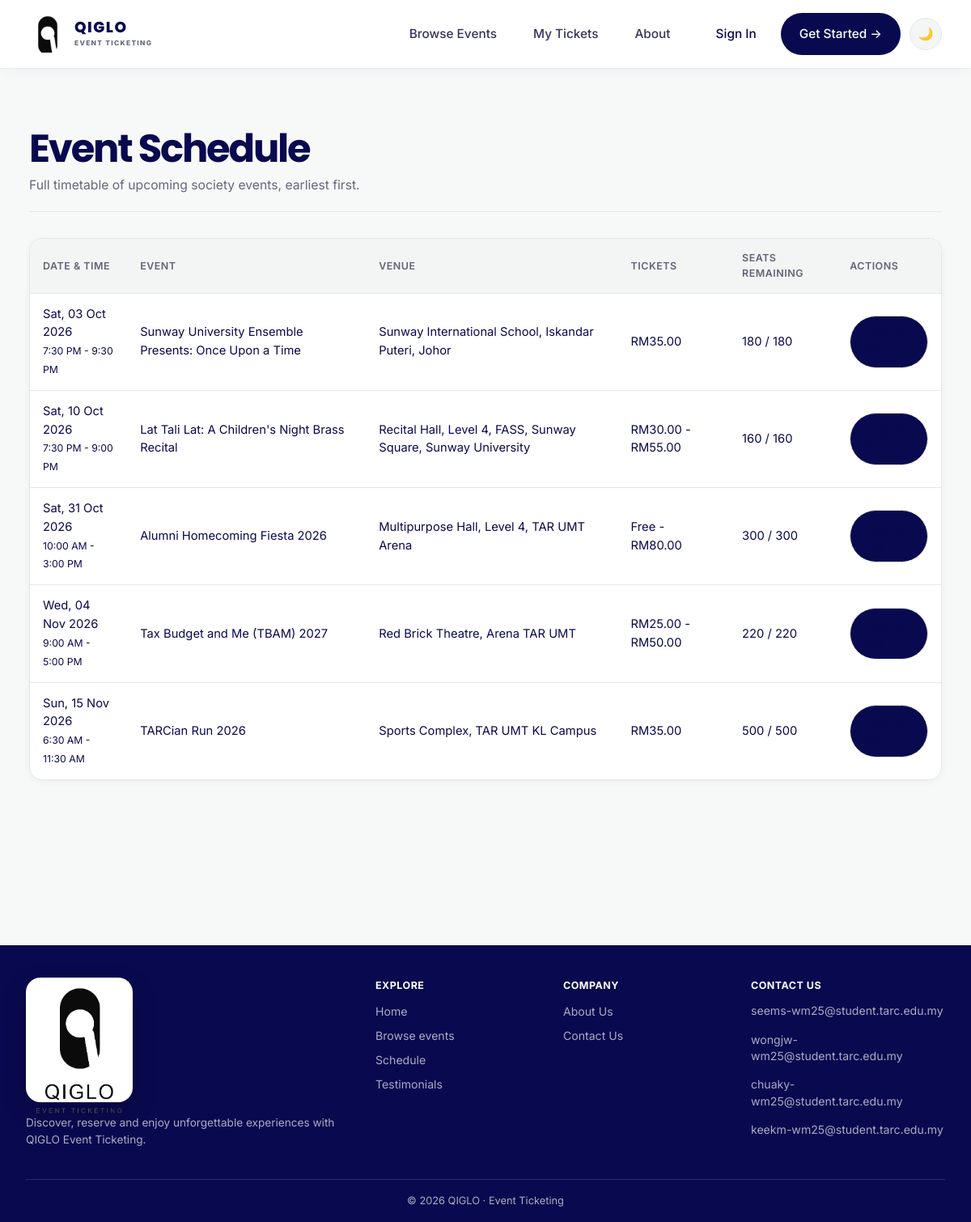
Page /schedule.php on the committed database.
### tables this page shows
CREATE TABLE events (
  id INT AUTO_INCREMENT PRIMARY KEY,
  event_name VARCHAR(150) NOT NULL,
  event_date DATE NOT NULL,
  venue VARCHAR(150) NOT NULL,
  ticket_price DECIMAL(10,2) NOT NULL,
  total_tickets INT NOT NULL,
  tickets_sold INT NOT NULL DEFAULT 0,
  image_url VARCHAR(500) NULL,
  has_seating TINYINT(1) NOT NULL DEFAULT 0,
  seat_rows INT NULL,
  seats_per_row INT NULL
);

### auth.php (called while the page is built, shortened)
<?php
function current_user_id() {
    return $_SESSION['user_id'] ?? null;
}

### helpers.php (called while the page is built, shortened)
<?php
function event_presentation($event) {
    $id = (int)($event['id'] ?? 0);
    if (isset($catalog[$id])) {
        return array_merge($event, $catalog[$id]);
    }
    return $event;
}
function event_presentation_list($events) {
    $events = array_values(array_filter(array_map('event_presentation', $events)));
    usort($events, fn($a, $b) => strcmp($a['event_date'], $b['event_date']));
    return $events;
}

### schedule.php (the view, shortened to what this page needs)
<?php
require 'config.php';
require 'auth.php';
require 'helpers.php';
$events = event_presentation_list($conn->query('SELECT *, (total_tickets - tickets_sold) AS remaining FROM events ORDER BY event_date')->fetch_all(MYSQLI_ASSOC));
require 'partials/header.php';
?>
<div class="page-header">
<h1>Event Schedule</h1>
<p>Full timetable of upcoming society events, earliest first.</p>
</div>
<?php if (empty($events)): ?>
<div class="empty-state">
<div class="empty-state-icon">&#128197;</div>
<p>No events scheduled yet.</p>
</div>
<?php else: ?>
<table>
<tr><th>Date &amp; Time</th><th>Event</th><th>Venue</th><th>Tickets</th><th>Seats Remaining</th><th>Actions</th></tr>
<?php foreach ($events as $e): ?>
<tr>
<td><?= htmlspecialchars(date('D, d M Y', strtotime($e['event_date']))) ?><br><small><?= htmlspecialchars($e['event_time'] ?? '') ?></small></td>
<td><?= htmlspecialchars($e['event_name']) ?></td>
<td><?= htmlspecialchars($e['venue']) ?></td>
<td><?= htmlspecialchars($e['price_label'] ?? ('RM' . number_format($e['ticket_price'], 2))) ?></td>
<td><?= (int)$e['remaining'] ?> / <?= (int)$e['total_tickets'] ?></td>
<td>
<?php if (current_user_id()): ?>
<a class="btn btn-small" href="create.php?event_id=<?= (int)$e['id'] ?>">Buy Tickets</a>
<?php else: ?>
<a class="btn btn-small btn-secondary" href="login.php">Login to Buy</a>
<?php endif; ?>
</td>
</tr>
<?php endforeach; ?>
</table>
<?php endif; ?>
<?php require 'partials/footer.php'; ?>

### partials/header.php (shortened to what this page needs)
<?php
$loggedIn = current_user_id() !== null;
$currentPage = basename($_SERVER['PHP_SELF']);
function nav_active($page, $current) {
    return $page === $current ? ' active' : '';
}
?>
<!DOCTYPE html>
<html>
<head>
<link rel="stylesheet" href="style.css?v=<?= @filemtime(__DIR__ . '/../style.css') ?>">
</head>
<body>
<nav class="navbar">
<a class="brand brand-qiglo" href="index.php" aria-label="QIGLO Event Ticketing home">
<img class="brand-qiglo-mark" src="assets/qiglo-mark.png" alt="">
<span class="brand-qiglo-name">QIGLO <small>Event Ticketing</small></span>
</a>
<div class="nav-links">
<a href="events.php" class="<?= trim(nav_active('events.php', $currentPage)) ?>">Browse Events</a>
<a href="<?= $loggedIn ? 'index.php#my-orders' : 'login.php' ?>" class="<?= trim(nav_active('account.php', $currentPage)) ?>">My Tickets</a>
<a href="about.php" class="<?= trim(nav_active('about.php', $currentPage)) ?>">About</a>
<?php if ($loggedIn): ?>
<div class="user-menu">
<button type="button" class="nav-user user-menu-trigger" aria-haspopup="true" aria-expanded="false">
<span class="user-avatar"><?= htmlspecialchars(mb_strtoupper(mb_substr(current_user_name(), 0, 1))) ?></span> Hi, <?= htmlspecialchars(current_user_name()) ?>
</button>
<div class="user-menu-dropdown">
<a href="account.php">My Account</a>
<a href="index.php#my-orders">My Tickets</a>
<a href="schedule.php">Schedule</a>
<a href="testimonials.php">Testimonials</a>
<a href="contact.php">Contact</a>
<a href="logout.php">Logout</a>
</div>
</div>
<?php else: ?>
<a class="nav-signin" href="login.php">Sign In</a>
<a class="nav-cta" href="register.php">Get Started <span aria-hidden="true">→</span></a>
<?php endif; ?>
<button id="theme-toggle" class="theme-toggle" type="button" aria-label="Toggle dark mode">&#9728;</button>
</div>
</nav>
<main class="container">

### partials/footer.php (shortened to what this page needs)
</main>
<footer class="site-footer">
<div class="footer-grid">
<div class="footer-brand">
<div class="footer-brand-logo-shell"><img class="footer-brand-logo" src="assets/qiglo-logo.png" alt="QIGLO Event Ticketing"></div>
<p>Discover, reserve and enjoy unforgettable experiences with QIGLO Event Ticketing.</p>
</div>
<div class="footer-links">
<h4>Explore</h4>
<a href="index.php">Home</a>
<a href="events.php">Browse events</a>
<a href="schedule.php">Schedule</a>
<a href="testimonials.php">Testimonials</a>
</div>
<div class="footer-links">
<h4>Company</h4>
<a href="about.php">About Us</a>
<a href="contact.php">Contact Us</a>
</div>
<div class="footer-links">
<h4>Contact Us</h4>
<div class="footer-emails">
<a href="mailto:seems-wm25@student.tarc.edu.my">seems-wm25@student.tarc.edu.my</a>
<a href="mailto:wongjw-wm25@student.tarc.edu.my">wongjw-wm25@student.tarc.edu.my</a>
<a href="mailto:chuaky-wm25@student.tarc.edu.my">chuaky-wm25@student.tarc.edu.my</a>
<a href="mailto:keekm-wm25@student.tarc.edu.my">keekm-wm25@student.tarc.edu.my</a>
</div>
</div>
</div>
<div class="footer-bottom">
<p>&copy; <?= date('Y') ?> QIGLO &middot; Event Ticketing</p>
</div>
</footer>
</body>
</html>

### rows in the picture
events: event_date "Sat, 03 Oct 2026", event_time "7:30 PM - 9:30 PM", event_name "Sunway University Ensemble Presents: Once Upon a Time", venue "Sunway International School, Iskandar Puteri, Johor", price_label "RM35.00", remaining "180", total_tickets "180"
events: event_date "Sat, 10 Oct 2026", event_time "7:30 PM - 9:00 PM", event_name "Lat Tali Lat: A Children's Night Brass Recital", venue "Recital Hall, Level 4, FASS, Sunway Square, Sunway University", price_label "RM30.00 - RM55.00", remaining "160", total_tickets "160"
events: event_date "Sat, 31 Oct 2026", event_time "10:00 AM - 3:00 PM", event_name "Alumni Homecoming Fiesta 2026", venue "Multipurpose Hall, Level 4, TAR UMT Arena", price_label "Free - RM80.00", remaining "300", total_tickets "300"
events: event_date "Wed, 04 Nov 2026", event_time "9:00 AM - 5:00 PM", event_name "Tax Budget and Me (TBAM) 2027", venue "Red Brick Theatre, Arena TAR UMT", price_label "RM25.00 - RM50.00", remaining "220", total_tickets "220"
events: event_date "Sun, 15 Nov 2026", event_time "6:30 AM - 11:30 AM", event_name "TARCian Run 2026", venue "Sports Complex, TAR UMT KL Campus", price_label "RM35.00", remaining "500", total_tickets "500"
